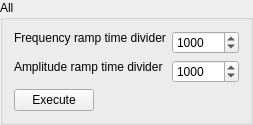
     <widget class="QGroupBox" name="groupBox_All">
      <property name="enabled">
       <bool>true</bool>
      </property>
      <property name="title">
       <string>All</string>
      </property>
      <layout class="QFormLayout" name="formLayout">
       <item row="0" column="0">
        <widget class="QLabel" name="label_freq_time_div">
         <property name="sizePolicy">
          <sizepolicy hsizetype="Preferred" vsizetype="Fixed">
           <horstretch>0</horstretch>
           <verstretch>0</verstretch>
          </sizepolicy>
         </property>
         <property name="text">
          <string>Frequency ramp time divider</string>
         </property>
        </widget>
       </item>
       <item row="0" column="1">
        <widget class="QSpinBox" name="frequencyTimeDivider">
         <property name="maximum">
          <number>1000000</number>
         </property>
         <property name="singleStep">
          <number>0</number>
         </property>
         <property name="value">
          <number>1000</number>
         </property>
        </widget>
       </item>
       <item row="1" column="0">
        <widget class="QLabel" name="label_ampl_time_div">
         <property name="sizePolicy">
          <sizepolicy hsizetype="Preferred" vsizetype="Fixed">
           <horstretch>0</horstretch>
           <verstretch>0</verstretch>
          </sizepolicy>
         </property>
         <property name="text">
          <string>Amplitude ramp time divider</string>
         </property>
        </widget>
       </item>
       <item row="1" column="1">
        <widget class="QSpinBox" name="amplitudeTimeDivider">
         <property name="maximum">
          <number>1000000</number>
         </property>
         <property name="singleStep">
          <number>0</number>
         </property>
         <property name="value">
          <number>1000</number>
         </property>
        </widget>
       </item>
       <item row="2" column="0">
        <widget class="QPushButton" name="pushButton">
         <property name="sizePolicy">
          <sizepolicy hsizetype="Fixed" vsizetype="Fixed">
           <horstretch>0</horstretch>
           <verstretch>0</verstretch>
          </sizepolicy>
         </property>
         <property name="text">
          <string>Execute</string>
         </property>
        </widget>
       </item>
      </layout>
     </widget>
